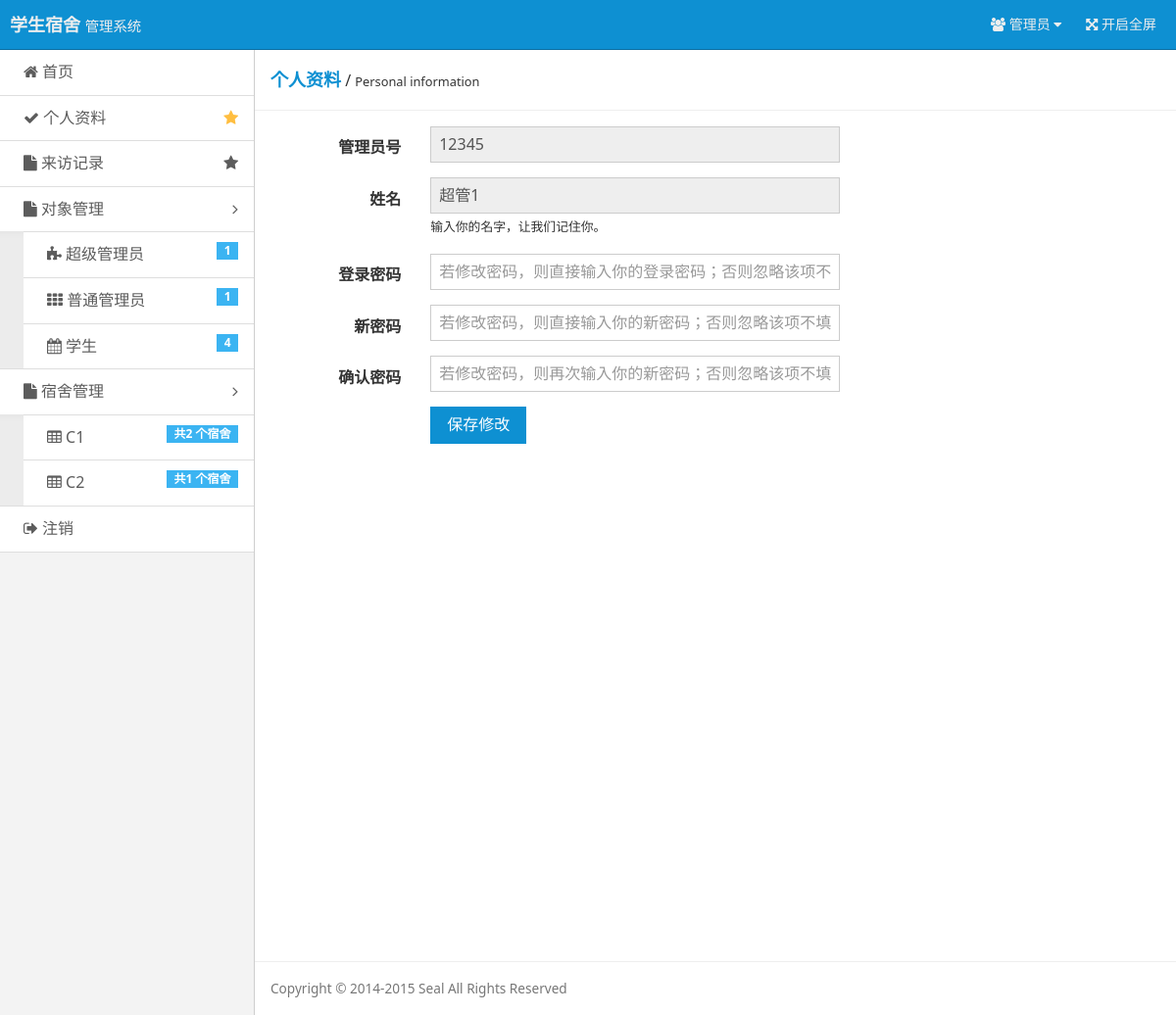
/pages/user-admin-normal.php?r=user-admin-super&uno=12345 (signed in), run on the app's committed database.
### tables this page shows
CREATE TABLE `build`  (
  `Build_Name` varchar(16) NOT NULL COMMENT '宿舍名',
  `Build_Id` varchar(16) NOT NULL COMMENT '宿舍楼',
  `Build_Price` varchar(16) NOT NULL COMMENT '宿舍单价',
  PRIMARY KEY (`Build_Name`) USING BTREE
);

CREATE TABLE `user`  (
  `user_Num` varchar(16) NOT NULL COMMENT '用户编号',
  `Id` varchar(16) NOT NULL COMMENT '用户编号，如果是学生请输入学号',
  `UserName` varchar(16) NOT NULL COMMENT '姓名',
  `Password` varchar(16) NOT NULL COMMENT '登陆密码',
  `Power` varchar(16) NOT NULL COMMENT '用户权限',
  PRIMARY KEY (`Id`) USING BTREE
);

### include/checklogin.php (called while the page is built, shortened)
<?php
$user = $_COOKIE ['user'];
$user_power = $_COOKIE ['user_power'];
if($user == ""){
    header("Location: ?r=login");
    exit();
}else{
    $query = "SELECT * FROM user WHERE Id = '$user'";
    $result = mysqli_query($conn, $query);
    $users = mysqli_fetch_array($result);
}
?>

### pages/user-admin-normal.php (the view, shortened to what this page needs)
<?php
require 'connect/database.php';
require 'include/checklogin.php';
include 'tools/tool_database.php';
$uno = $_GET['uno'];
$edit_target = $_GET['edit_target'];
$permission_read = "true";
$permission_read = "readonly='$permission_read'";
$users_current_query = "SELECT * FROM user WHERE Id='$uno' ORDER BY user_Num DESC";
$users_current_result = mysqli_query($conn, $users_current_query) or die ('SQL语句有误：' . mysqli_error($conn));
$users_current = mysqli_fetch_array($users_current_result);
?>
<!doctype html>
<html class="no-js">
<head>
    <link rel="stylesheet" href="assets/css/amazeui.min.css"/>
    <link rel="stylesheet" href="assets/css/admin.css">
</head>
<body>
<header class="am-topbar am-topbar-inverse admin-header">
    <?php require 'tools/header.php'; ?>
</header>
<div class="am-cf admin-main">
    <?php require 'tools/siderbar.php'; ?>
    <div class="admin-content">
        <div class="admin-content-body">
            <div class="am-cf am-padding am-padding-bottom-0">
                <div class="am-fl am-cf"><strong class="am-text-primary am-text-lg">个人资料</strong> /
                    <small>Personal information</small>
                </div>
            </div>
            <hr/>
            <div class="am-g">
                <div class="am-u-sm-12 am-u-md-8 am-u-md-pull-4">
                    <form class="am-form am-form-horizontal" method="post" name="edit">
                        <div class="am-form-group">
                            <label for="admin-no-normal" class="am-u-sm-3 am-form-label">管理员号</label>
                            <div class="am-u-sm-9">
                                <input type="text" id="admin-no-normal" name="admin-no-normal" placeholder="请输入你的管理员号" readonly="true"
                                       value="<?php echo $users_current['Id'] ?>">
                            </div>
                        </div>
                        <div class="am-form-group">
                            <label for="admin-name-normal" class="am-u-sm-3 am-form-label">姓名</label>
                            <div class="am-u-sm-9">
                                <input type="text" id="admin-name-normal" name="admin-name-normal" placeholder="请输入你的姓名"
                                       value="<?php echo $users_current['UserName'] ?>" <?php echo $permission_read ?>>
                                <small>输入你的名字，让我们记住你。</small>
                            </div>
                        </div>
                        <div class="am-form-group" <?php echo $permission_show ?>>
                            <label for="admin-password-normal" class="am-u-sm-3 am-form-label">登录密码</label>
                            <div class="am-u-sm-9">
                                <input type="password" id="admin-password-normal" name="admin-password-normal"
                                       placeholder="若修改密码，则直接输入你的登录密码；否则忽略该项不填">
                            </div>
                        </div>
                        <div class="am-form-group" <?php echo $permission_show ?>>
                            <label for="admin-password-normal-new" class="am-u-sm-3 am-form-label">新密码</label>
                            <div class="am-u-sm-9">
                                <input type="password" id="admin-password-normal-new" name="admin-password-normal-new"
                                       placeholder="若修改密码，则直接输入你的新密码；否则忽略该项不填">
                            </div>
                        </div>
                        <div class="am-form-group" <?php echo $permission_show ?>>
                            <label for="admin-password-normal-repeat" class="am-u-sm-3 am-form-label">确认密码</label>
                            <div class="am-u-sm-9">
                                <input type="password" id="admin-password-normal-repeat" name="admin-password-normal-repeat"
                                       placeholder="若修改密码，则再次输入你的新密码；否则忽略该项不填">
                            </div>
                        </div>
                        <div class="am-form-group">
                            <div class="am-u-sm-9 am-u-sm-push-3">
                                <input type="submit" name="an_save" value="保存修改" class="am-btn am-btn-primary" <?php if ($edit_target == "others" && $user_power == 1) echo ""; else echo $permission_show ?>>
                            </div>
                        </div>
                    </form>
                </div>
            </div>
        </div>
        <footer class="admin-content-footer">
            <?php require 'tools/footer.php'; ?>
        </footer>
    </div>
</div>
    <?php require 'tools/footer.php'; ?>
</body>
</html>

### tools/siderbar.php (shortened to what this page needs)
<?php
require 'connect/database.php';
require 'include/checklogin.php';
$super_admins_query=mysqli_query($conn,"SELECT * FROM `user` WHERE Power=1 ORDER BY user_Num DESC");
$super_admins_count=mysqli_num_rows($super_admins_query);
$normal_admin_query=mysqli_query($conn,"SELECT * FROM `user` WHERE Power=2 ORDER BY user_Num DESC");
$normal_admins_count=mysqli_num_rows($normal_admin_query);
$student_query=mysqli_query($conn,"SELECT * FROM `user` WHERE Power=3 ORDER BY user_Num DESC");
$students_count=mysqli_num_rows($student_query);
$dormitory_builds_query=mysqli_query($conn,"SELECT * FROM build ORDER BY Build_Id ");
?>
<div class="admin-sidebar am-offcanvas" id="admin-offcanvas">
    <div class="am-offcanvas-bar admin-offcanvas-bar">
        <ul class="am-list admin-sidebar-list">
            <?php
            switch ($user_power) {
                case 1 :
                    $judge_href = "?r=superadmin";
                    break;
            }
            ?>
            <li><a href="<?php echo $judge_href ?>"><span class="am-icon-home"></span> 首页</a></li>
            <?php
            switch ($user_power) {
                case 1 :
                    $data_href = "?r=user-admin-super&uno={$users['Id']}";
                    break;
            }
            ?>
            <li><a href="<?php echo $data_href ?>" class="am-cf"><span class="am-icon-check"></span> 个人资料<span class="am-icon-star am-fr am-margin-right admin-icon-yellow"></span></a></li>
            <li <?php if ($user_power == 3) echo 'style="display: none;"' ?>><a href="?r=show-visit" class="am-cf"><span class="am-icon-file"></span> 来访记录<span class="am-icon-star am-fr am-margin-right"></span></a></li>
            <li class="admin-parent" <?php if ($user_power == 3) echo 'style="display: none;"' ?>>
                <a class="am-cf" data-am-collapse="{target: '#collapse-nav'}"><span class="am-icon-file"></span> 对象管理 <span class="am-icon-angle-right am-fr am-margin-right"></span></a>
                <ul class="am-list am-collapse admin-sidebar-sub am-in" id="collapse-nav">
                    <li <?php if ($user_power == 2 || $user_power == 3) echo 'style="display: none;"' ?>><a href="?r=show-admin-super"><span class="am-icon-puzzle-piece"></span> 超级管理员 <span class="am-badge am-badge-secondary am-margin-right am-fr"><?php echo $super_admins_count?></span></a></li>
                    <li <?php if ($user_power == 2 || $user_power == 3) echo 'style="display: none;"' ?>><a href="?r=show-admin-normal"><span class="am-icon-th"></span> 普通管理员<span class="am-badge am-badge-secondary am-margin-right am-fr"><?php echo $normal_admins_count?></span></a></li>
                    <li ><a href="?r=show-stu"><span class="am-icon-calendar"></span> 学生 <span class="am-badge am-badge-secondary am-margin-right am-fr"><?php echo $students_count?></span></a></li>
                </ul>
            </li>
            <li class="admin-parent" <?php if ($user_power == 3) echo 'style="display: none;"' ?>>
                <a class="am-cf" data-am-collapse="{target: '#collapse-nav'}"><span class="am-icon-file"></span> 宿舍管理 <span class="am-icon-angle-right am-fr am-margin-right"></span></a>
                <ul class="am-list am-collapse admin-sidebar-sub am-in" id="collapse-nav">
                    <?php
                    while ($dormitory_builds = mysqli_fetch_array($dormitory_builds_query)) {
                        ?>
                        <li><a href="?r=show-dormitories&db_id=<?php echo $dormitory_builds['Build_Id'] ?>"><span
                                        class="am-icon-table"></span> <?php echo $dormitory_builds['Build_Name'] ?>
                                <span
                                        class="am-badge am-badge-secondary am-margin-right am-fr">共<?php echo mysqli_num_rows(mysqli_query($conn,"SELECT * FROM dormitory d,build b WHERE d.Build_Id = b.Build_Id AND b.Build_Name ='{$dormitory_builds['Build_Name']}' ")) ?>
                                    个宿舍</span></a>
                        </li>
                    <?php } ?>
                </ul>
            </li>
            <li><a href="?r=outlogin"><span class="am-icon-sign-out"></span> 注销</a></li>
        </ul>
    </div>
</div>

### assets/css/admin.css (style rules this page uses)
html, body { height: 100%; overflow: hidden; }
ul { margin-top: 0; }
.admin-icon-yellow { color: #ffbe40; }
.admin-header { position: fixed; top: 0; left: 0; right: 0; z-index: 1500; font-size: 1.4rem; margin-bottom: 0; }
.admin-main { position: relative; height: 100%; padding-top: 51px; background: #f3f3f3; }
.admin-sidebar { width: 260px; min-height: 100%; float: left; border-right: 1px solid #cecece; }
.admin-sidebar-list { margin-bottom: 0; }
.admin-sidebar-list li a { color: #5c5c5c; padding-left: 24px; }
.admin-sidebar-list li:first-child { border-top: none; }
.admin-sidebar-sub { margin-top: 0; margin-bottom: 0; box-shadow: 0 16px 8px -15px #e2e2e2 inset; background: #ececec; padding-left: 24px; }
.admin-sidebar-sub li:first-child { border-top: 1px solid #dedede; }
.admin-content { display: -webkit-box; display: -webkit-flex; display: -ms-flexbox; display: flex; -webkit-box-orient: vertical; -webkit-box-direction: normal; -webkit-flex-direction: column; -ms-flex-direction: column; flex-direction: column; background: #fff; }
.admin-content, .admin-sidebar { height: 100%; overflow-x: hidden; overflow-y: scroll; -webkit-overflow-scrolling: touch; }
.admin-content-body { -webkit-box-flex: 1; -webkit-flex: 1 0 auto; -ms-flex: 1 0 auto; flex: 1 0 auto; }
.admin-content-footer { font-size: 85%; color: #777; }
@media only screen and (min-width: 641px) { .admin-sidebar { display: block; position: static; background: none; } }
@media only screen and (min-width: 641px) { .admin-offcanvas-bar { position: static; width: auto; background: none; -webkit-transform: translate3d(0, 0, 0); -ms-transform: translate3d(0, 0, 0); transform: translate3d(0, 0, 0); overflow-y: visible; min-height: 100%; } }
@media only screen and (min-width: 641px) { .admin-offcanvas-bar:after { content: none; } }

### data on the page
build: Build_Name "C1", Build_Name "2"
build: Build_Name "C2", Build_Name "1"
user: admin-no-normal "12345", admin-name-normal "超管1"

### other printed values
$super_admins_count "1"
$normal_admins_count "1"
$students_count "4"
